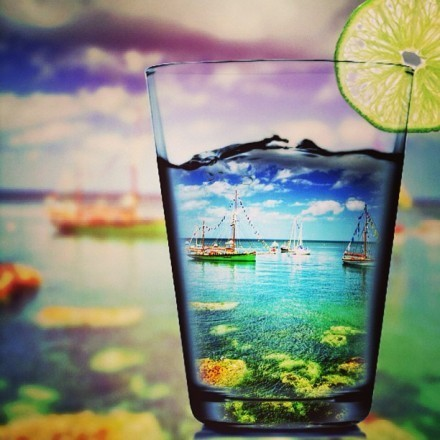
//> input picture Draw HS histogram/Draw HS histogram/1.jpg, 440 x 440 px
$ ./Draw_HS_histogram   (built with g++ and OpenCV 4)
//> lines starting //> are read from the running program, lines starting //| are printed output that depends on the picture
### Convexhull/Convexhull/stdafx.h
// stdafx.h : 标准系统包含文件的包含文件，
// 或是经常使用但不常更改的
// 特定于项目的包含文件
//

#pragma once

#include "targetver.h"

#include <stdio.h>
#include <tchar.h>


// TODO:  在此处引用程序需要的其他头文件

### Draw HS histogram/Draw HS histogram/stdafx.h
// stdafx.h : 标准系统包含文件的包含文件，
// 或是经常使用但不常更改的
// 特定于项目的包含文件
//

#pragma once

#include "targetver.h"

#include <stdio.h>
#include <tchar.h>


// TODO:  在此处引用程序需要的其他头文件

### Draw HS histogram/Draw HS histogram/Draw HS histogram.cpp
// Draw HS histogram.cpp : 定义控制台应用程序的入口点。
//

#include "stdafx.h"
#include <opencv2/opencv.hpp>
#include <iostream>

#define WINDOWS_NAME1 "原始图"
#define WINDOWS_NAME2 "H-S 效果图"

using namespace cv;

//--------------全局函数定义
static void ShowHelpText();


int main()
{
	//改变界面颜色和输出帮助信息
	system("color 5F");
	ShowHelpText();

	//载入图像 转化为Hsv颜色模型

	Mat srcImage, hsvImage;
	srcImage = imread("1.jpg", 1);
//> srcImage is the input picture: 440 rows x 440 cols, CV_8UC3; mean B, G, R 128.3, 143.8, 137.1

	cvtColor( srcImage, hsvImage, COLOR_BGR2HSV);
//> hsvImage: 440 rows x 440 cols, CV_8UC3; mean H, S, V 68.3, 86.9, 160.4

	//参数准备
	//将色调量化为30个等级，将饱和度量化为32个等级
	int hueBinNum = 30;//色调的直方图直条数量
	int saturationBinNum = 32; //饱和度的直方图直条数量
	int histSize[] = {hueBinNum,saturationBinNum};

	//定义色调的变化范围为0到179
	float hueRanges[] = { 0, 180 };
	//定义饱和度的变化范围为0（黑、白、灰）到255（纯光谱颜色）
	float saturationRanges[] = {0 ,256};
	const float* ranges[] = { hueRanges, saturationRanges};
	MatND dstHist;
	//参数准备， calHist函数中将计算第0通道和第1通道的直方图
	int channel[] = { 0,1 };

	//调用calHist，进行直方图计算
	calcHist(&hsvImage,//输入数组
		1,//数组个数为1
		channel,//通道索引
		Mat(), //不使用掩膜
		dstHist,//输出的目标直方图
		2,//需要计算的直方图的维度
		histSize,//存放每个维度的直方图尺寸的数组
		ranges,//每一维数组的取值范围数组
		true,//指示直方图是否均匀的标示符， TRUE表示均匀的直方图
		false );//累计标示符，false表示直方图在配置阶段会被清零
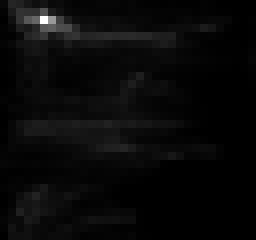
//> dstHist: 30 rows x 32 cols, CV_32FC1 (shown 8 times larger); min 0, max 5610, mean 201.7; drawn with min black and max white

	//绘制直方图准备参数
	double maxValue = 0;
	minMaxIdx(dstHist, 0, &maxValue, 0, 0);//查找数组和子数组的全局最小值和最大值存入maxValue中
//> maxValue = 5610
	int scale = 10;
	Mat histImg = Mat::zeros(saturationBinNum*scale, hueBinNum*10, CV_8UC3);

	//双层循环，进行直方图
	for (int  hue = 0; hue < hueBinNum; hue++)
		for (int saturation = 0; saturation < saturationBinNum; saturation++)
		{
			float binValue = dstHist.at<float>(hue,saturation);//直方图直条的值
			int intensity = cvRound(binValue*255/maxValue);//强度

			//正式进行绘制
			rectangle(histImg, Point(hue*scale, saturation*scale), Point((hue+1)*scale -1, (saturation+1)*scale-1), Scalar::all(intensity), FILLED);
		}
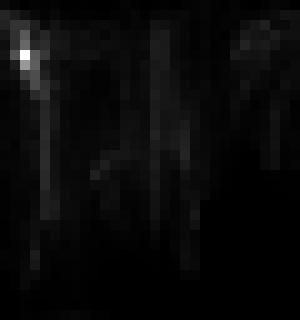
//> histImg: 320 rows x 300 cols, CV_8UC3; min 0, max 255, mean 9.1

	//显示效果图

	imshow(WINDOWS_NAME1, srcImage);
	imshow(WINDOWS_NAME2, histImg);

	waitKey(0);


    return 0;
}

//-----------------------------------【ShowHelpText( )函数】-----------------------------
//		 描述：输出一些帮助信息
//----------------------------------------------------------------------------------------------
void ShowHelpText()
{
	//输出欢迎信息和OpenCV版本
	printf("\n\n\t\t\t非常感谢购买《OpenCV3编程入门》一书！\n");
	printf("\n\n\t\t\t此为本书OpenCV2版的第79个配套示例程序\n");
	printf("\n\n\t\t\t   当前使用的OpenCV版本为：" CV_VERSION);
	printf("\n\n  ----------------------------------------------------------------------------\n");
}
